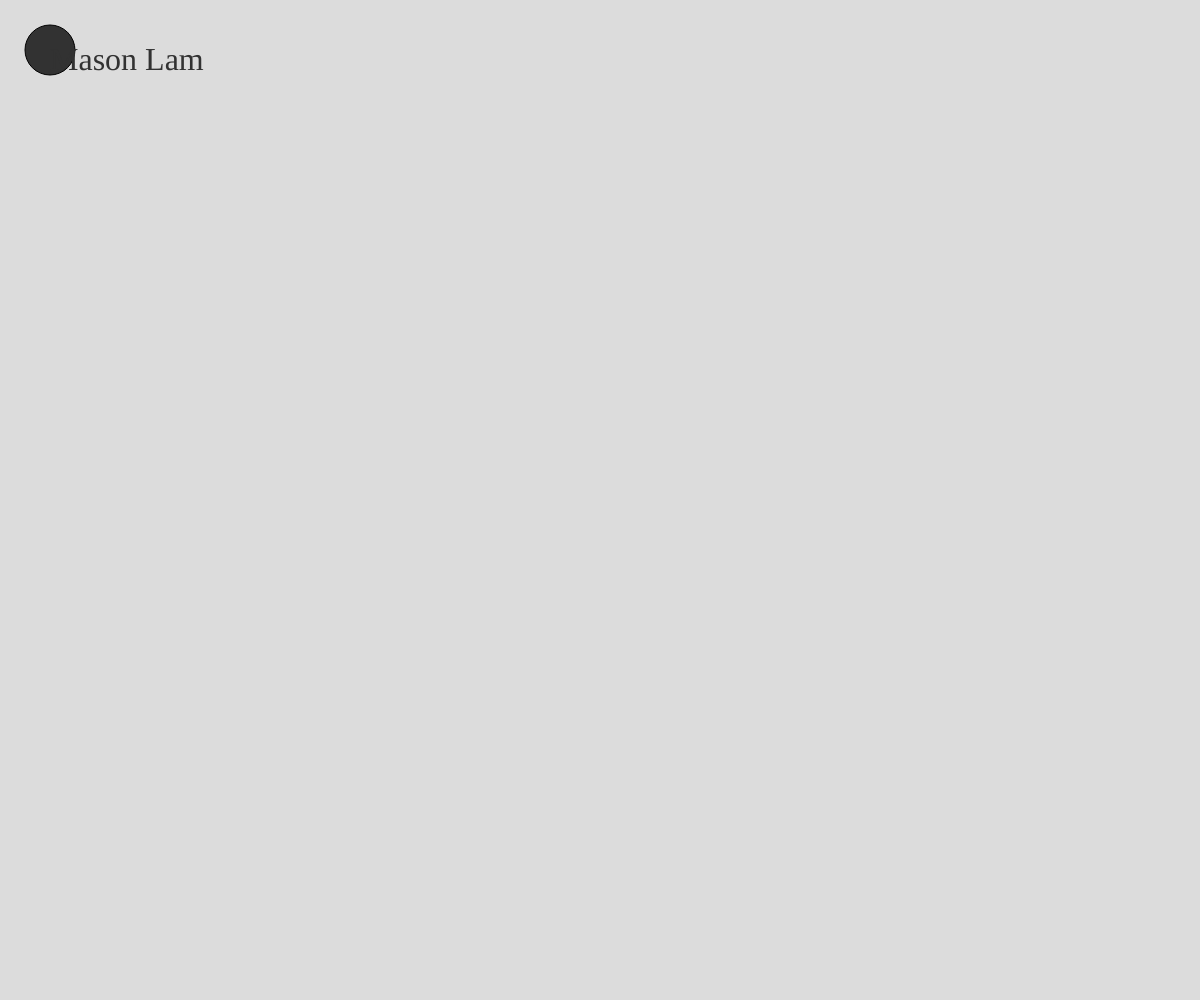
Frame 1 (no input)
Frame 60 (no input): identical to frame 1, image omitted
Frame 120 (the mouse pressed at the canvas centre since frame 60): identical to frame 1, image omitted

The p5.js sketch that drew this single still picture (run headless with seeded random() and noise() and a simulated clock; from frame 60 on, the mouse is pressed at the canvas centre):

// p5.js sketch
// ── sketch.js
// Primitive Paint
// Mason Lam
// Sept 15, 2023
// User Interactive Playground

//Global Variables
let overlay;
let circleDiameter;

function setup() {
  createCanvas(windowWidth, windowHeight);
  overlay = createGraphics(width,height);
  
}

function letterShape(){ // this makes shapes at the mouse position when a key is pressed
  if(keyIsPressed){
    if(key==="a") overlay.rect(mouseX, mouseY, 50, 25);
    if(key==="s") overlay.circle(mouseX, mouseY, 30);
    if(key==="d") overlay.ellipse(mouseX, mouseY, 25, 50);
    overlay.fill(random(0,255), random(0,255), random(0,255));
  }
  image(overlay, 0, 0);
}
function draw() {
  background(220);
  letterShape();
  animateBall();
  fill(50);
  textFont("Georgia", 32);
  text("Mason Lam", 50, 70);
}

function animateBall(){
  fill(50);
  circle(50,50,50);


}
